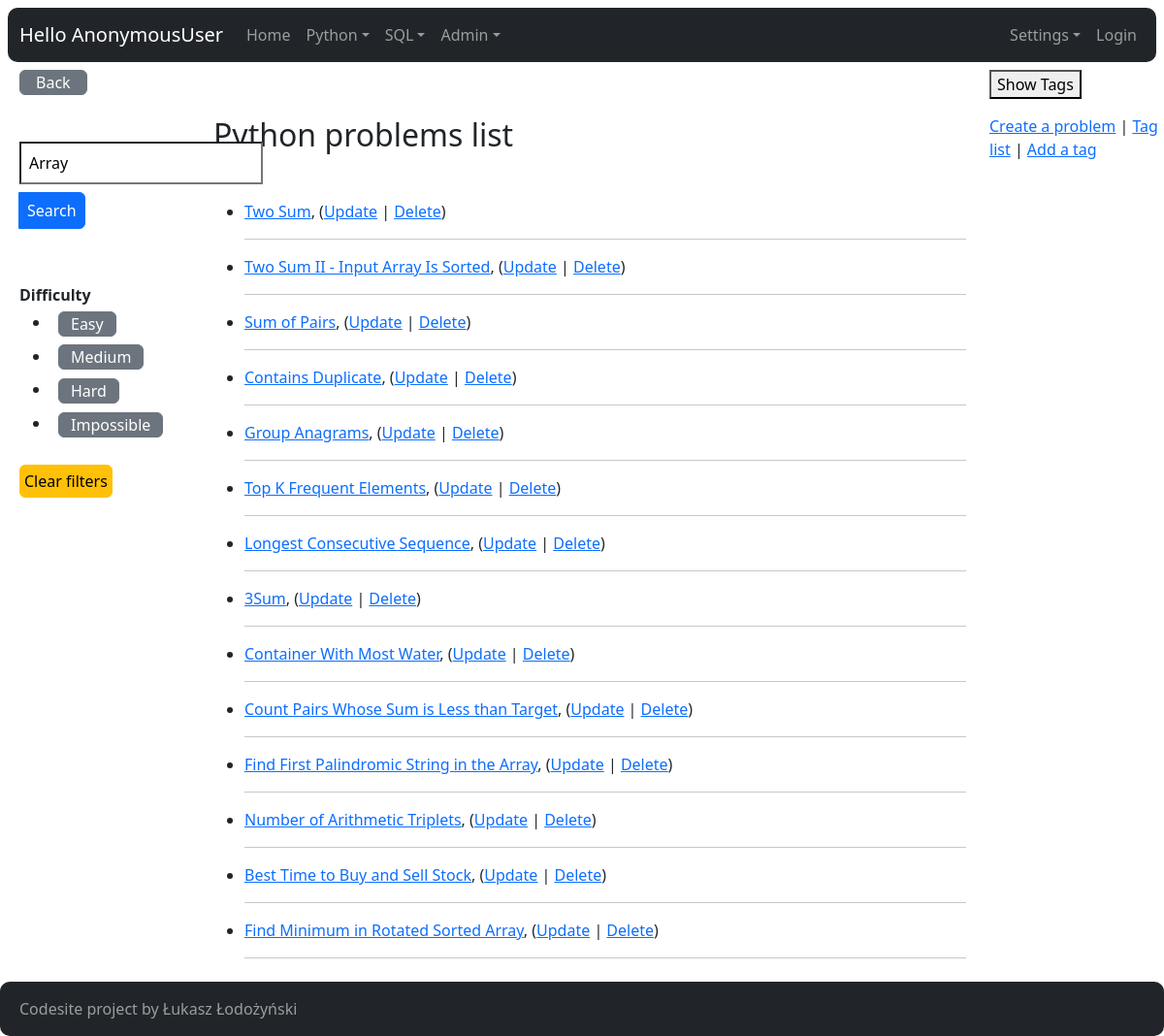
Page /python/?query=Array on the committed database.
### python_problems/models.py (models this page shows, shortened)
class Difficulty(models.Model):
    name = models.CharField(max_length=16)
    class Meta:
        verbose_name_plural = "Difficulties"

class Problem(models.Model):
    tags = models.ManyToManyField("Tag")
    title = models.CharField(max_length=200)
    difficulty = models.ForeignKey(
        Difficulty, related_name="problems_difficulty", on_delete=models.DO_NOTHING)
    time_complexity = models.ForeignKey(
        Complexity, related_name="problems_time_complexity", on_delete=models.DO_NOTHING)
    space_complexity = models.ForeignKey(
        Complexity, related_name="problems_space_complexity", on_delete=models.DO_NOTHING)
    url = models.CharField(max_length=200)
    description = models.TextField(blank=False, null=False)
    is_solved = models.BooleanField(default=False)
    solution = models.TextField(blank=True, null=True)
    testcase = models.TextField(blank=True, null=True)

### python_problems/views.py (the view)
# urls.py: path("", views.ProblemIndexView.as_view(), name="index"),
class ProblemIndexView(ListView):
    model = Problem
    def get_context_data(self, **kwargs):
        context = super(ProblemIndexView, self).get_context_data(**kwargs)
        query = self.request.GET.get("query", "")
        problem_list = self.model.objects.all()
        difficulty_list = Difficulty.objects.all()
        difficulty_id = self.request.GET.get('difficulty', 0)
        if difficulty_id:
            problem_list = problem_list.filter(difficulty__id=difficulty_id)
        if query:
            problem_list = problem_list.filter(
                Q(tags__name__icontains=query) | Q(title__icontains=query)).distinct()
        context["problem_list"] = problem_list
        context["query"] = query
        context["difficulty_list"] = difficulty_list
        context["difficulty_id"] = int(difficulty_id)
        return context

### core/context_processors.py (called while the page is built)
def settings(request):
    return {
        'settings': django_settings,
    }

### python_problems/models.py (called while the page is built)
    def __str__(self):
        return self.name

### python_problems/templates/python_problems/problem_list.html (shortened to what this page needs)
{% extends "core/base.html" %}
{% block content %}
  <div class="container-fluid m-2">
    <div class="row">
      <div class="col-md-2">
        <a href="/" class="btn btn-secondary px-3 py-0 mb-5">Back</a>
        <form method="get" action="{% url 'python_problems:index' %}">
          <div class="input-group mb-5">
            <input name="query"
                   class="px-2 py-2 mb-2"
                   type="text"
                   value="{{ query }}"
                   placeholder="Search by tag or title">
            <button class="btn btn-primary mb-2 px-2" type="submit">Search</button>
          </div>
        </form>
        <strong>Difficulty</strong>
        <ul>
          {% for difficulty in difficulty_list %}
            <li class="py-1 px-2 {% if difficulty.id == difficulty_id %}text-warning{% endif %}">
              <a href="{% url 'python_problems:index' %}?query={{ query }}&difficulty={{ difficulty.id }}"
                 class="btn btn-secondary py-0 {% if difficulty.id == difficulty_id %}text-warning{% endif %}">{{ difficulty.name }}</a>
            </li>
          {% endfor %}
        </ul>
        <a class="btn btn-warning mb-2 mt-2 p-1"
           href="{% url 'python_problems:index' %}"
           role="button">Clear filters</a>
      </div>
      <div class="col-md-8">
        <div class="mb-5 mt-5">
          <h2>Python problems list</h2>
        </div>
        {% if problem_list %}
          <ul>
            {% for problem in problem_list %}
              <li>
                <div {color: green} class="problem-container flex ">
                  <a href="{% url 'python_problems:detail' problem.id %}">{{ problem.title }}</a>,
                  (<a href="{% url 'python_problems:problem-update' problem.id %}">Update</a> |
                  <a href="{% url 'python_problems:problem-delete' problem.id %}">Delete</a>)
                </div>
                <hr>
              </li>
            {% endfor %}
          </ul>
        {% else %}
          <p>No python problems available.</p>
        {% endif %}
      </div>
      <div class="col-md-2">
        <div class="row">
          <div>
            <button onclick="toggleTags()" class="btn-secondary ms-0 mb-3">Show Tags</button>
          </div>
        </div>
        <div class="row">
          <div>
            <a href="create/">Create a problem</a> |
            <a href="tag/">Tag list</a> |
            <a href="tag/create/">Add a tag</a>
          </div>
        </div>
      </div>
    </div>
  {% endblock content %}

### rows in the picture
Difficulty: name "Easy"
Difficulty: name "Medium"
Difficulty: name "Hard"
Difficulty: name "Impossible"
Problem: title "Two Sum"
Problem: title "Two Sum II - Input Array Is Sorted"
Problem: title "Sum of Pairs"
Problem: title "Contains Duplicate"
Problem: title "Group Anagrams"
Problem: title "Top K Frequent Elements"
Problem: title "Longest Consecutive Sequence"
Problem: title "3Sum"
Problem: title "Container With Most Water"
Problem: title "Count Pairs Whose Sum is Less than Target"
Problem: title "Find First Palindromic String in the Array"
Problem: title "Number of Arithmetic Triplets"
Problem: title "Best Time to Buy and Sell Stock"
Problem: title "Find Minimum in Rotated Sorted Array"

### other values in the picture
{{ request.user }} "AnonymousUser"
{{ settings.APP_NAME }} "Codesite"
